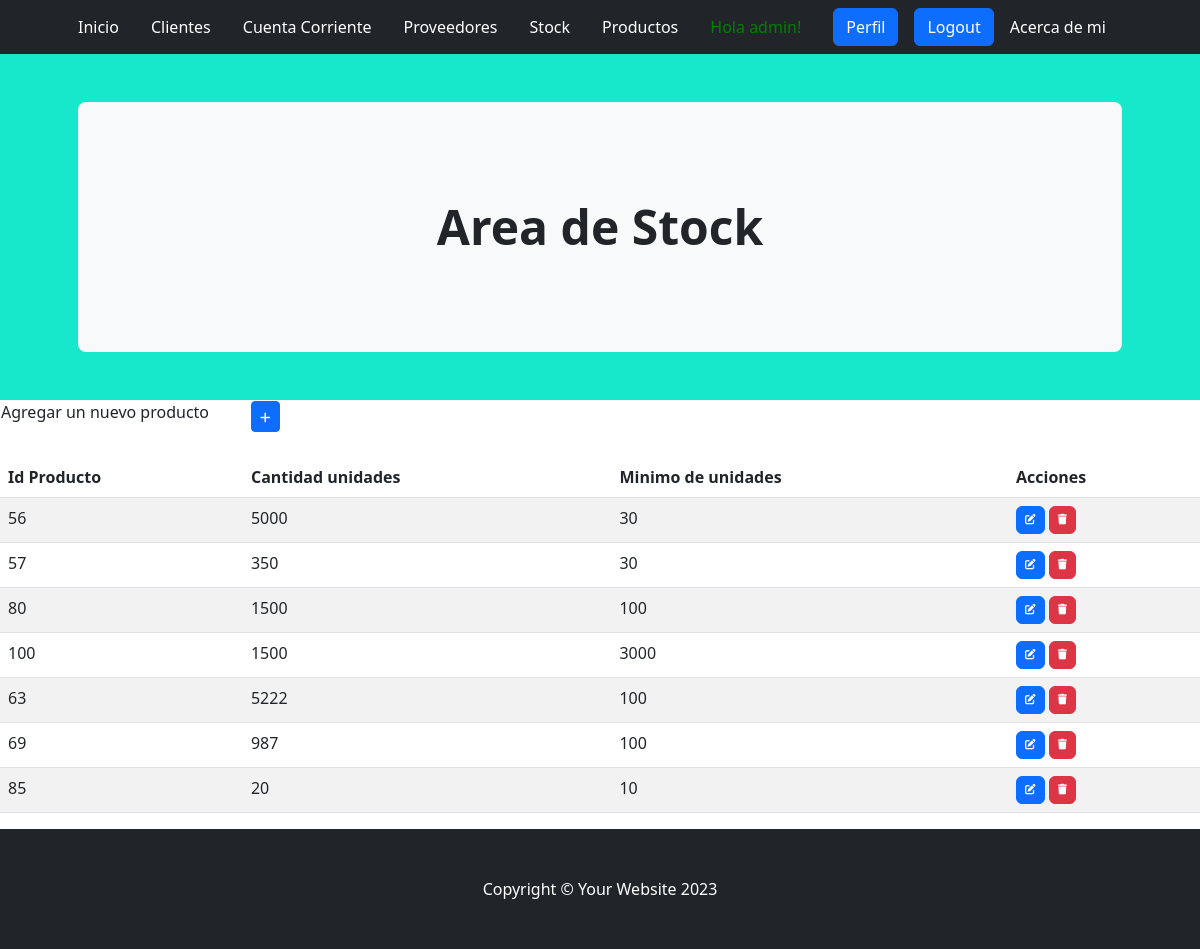
Page /aplicacion/stock/ (signed in) on the committed database.
### aplicacion/models.py (models this page shows, shortened)
class Stock(models.Model):
    id_producto=models.IntegerField()
    cantidad_unidades=models.IntegerField() #unidades en stock
    min_unidades=models.IntegerField() #Minimo de unidades para pedir reposicion

### aplicacion/views.py (the view)
# urls.py: path('stock/', StockList.as_view(), name="stock"),
class StockList(LoginRequiredMixin,ListView):
    model = Stock

### aplicacion/templates/aplicacion/stock_list.html (shortened to what this page needs)
{% extends 'aplicacion/home.html' %}
{% block titulo %}
<header class="py-5" style="background-color: #17E8CB;">
    <div class="container px-lg-5">
        <div class="p-4 p-lg-5 bg-light rounded-3 text-center">
            <div class="m-4 m-lg-5">
                <h1 class="display-5 fw-bold">Area de Stock</h1>
            </div>
        </div>
    </div>
</header>
{% endblock titulo %}
{% block contenido %}
<table>
    <tr>
        <td width="250"><h6>Agregar un nuevo producto</h6></td>
        <td>
            <a
            href="{% url 'stock_create' %}"
            class="btn btn-primary btn-sm"
            >
            </a>
        </td>
    </tr>
</table>
    <table class="table table-striped">
        <thead>
            <tr>
                <br>
                <th>Id Producto</th>
                <th>Cantidad unidades</th>
                <th>Minimo de unidades</th>
                <th>Acciones</th>
            </tr>
        </thead>
        <tbody>
    {% for c in stock_list  %}
            <tr>
                <td>{{ c.id_producto }}</td>
                <td>{{ c.cantidad_unidades }}</td>
                <td>{{ c.min_unidades }}</td>
                <td>
                    <a
                      href="{% url 'stock_update' c.id %}"
                      class="btn btn-primary"
                      style="--bs-btn-padding-y: .25rem; --bs-btn-padding-x: .5rem; --bs-btn-font-size: .75rem;"
                      >
                    </a>
                    <a
                      href="{% url 'stock_delete' c.id %}"
                      class="btn btn-danger"
                      style="--bs-btn-padding-y: .25rem; --bs-btn-padding-x: .5rem; --bs-btn-font-size: .75rem;"
                      >
                    </a>
                  </td>
            </tr>
    {% endfor %}
        </tbody>
    </table>
{% endblock contenido %}

### aplicacion/templates/aplicacion/home.html (shortened to what this page needs)
<!DOCTYPE html>
<html lang="en">
    <head>
        {% load static %}
        <link href="https://cdn.jsdelivr.net/npm/bootstrap-icons@1.4.1/font/bootstrap-icons.css" rel="stylesheet" />
        <link href="{% static 'css/styles.css'%}" rel="stylesheet" />
        <link rel="stylesheet" href="https://cdnjs.cloudflare.com/ajax/libs/font-awesome/6.4.0/css/all.min.css">
    </head>
    <body>
        <nav class="navbar navbar-expand-lg navbar-dark bg-dark">
            <div class="container px-lg-5">
                {% if user.is_authenticated %}
                    <a class="navbar-brand" href="{% url 'home' %}" style="font-size: 16px;">Inicio</a>
                    <a class="navbar-brand" href="{% url 'clientes' %}" style="font-size: 16px;">Clientes</a>
                    <a class="navbar-brand" href="{% url 'cuentas' %}" style="font-size: 16px;">Cuenta Corriente</a>
                    <a class="navbar-brand" href="{% url 'proveedores' %}" style="font-size: 16px;">Proveedores</a>
                    <a class="navbar-brand" href="{% url 'stock' %}" style="font-size: 16px;">Stock</a>
                    <a class="navbar-brand" href="{% url 'productos' %}" style="font-size: 16px;">Productos</a>
                    <a style="color:green">Hola {{user.username}}!</a>
                    <a class="btn btn-primary" href="{% url 'editar_perfil' %}">Perfil</a>
                    <a class="btn btn-primary" href="{% url 'logout' %}">Logout</a>
                    <a class="navbar-brand" href="{% url 'acercademi' %}" style="font-size: 16px;">Acerca de mi</a>
                {% else %}
                    <a class="btn btn-primary" href="{% url 'login' %}">Login</a>
                    <a class="navbar-brand" href="https://youtu.be/ZOIlyNOlLJU" target="_blank" style="font-size: 16px;">Video explicativo</a>
                    <a class="btn btn-success" href="{% url 'registro' %}">Registro</a>
                {% endif %}
            </div>
        </nav>
        {% block titulo %}{% endblock titulo %}
        {% block contenido %}
        {% endblock contenido %}
        <footer class="py-5 bg-dark">
            <div class="container"><p class="m-0 text-center text-white">Copyright &copy; Your Website 2023</p></div>
        </footer>
    </body>
</html>

### rows in the picture
Stock: id_producto "56", cantidad_unidades "5000", min_unidades "30"
Stock: id_producto "57", cantidad_unidades "350", min_unidades "30"
Stock: id_producto "80", cantidad_unidades "1500", min_unidades "100"
Stock: id_producto "100", cantidad_unidades "1500", min_unidades "3000"
Stock: id_producto "63", cantidad_unidades "5222", min_unidades "100"
Stock: id_producto "69", cantidad_unidades "987", min_unidades "100"
Stock: id_producto "85", cantidad_unidades "20", min_unidades "10"

### other values in the picture
{{ user.username }} "admin"
